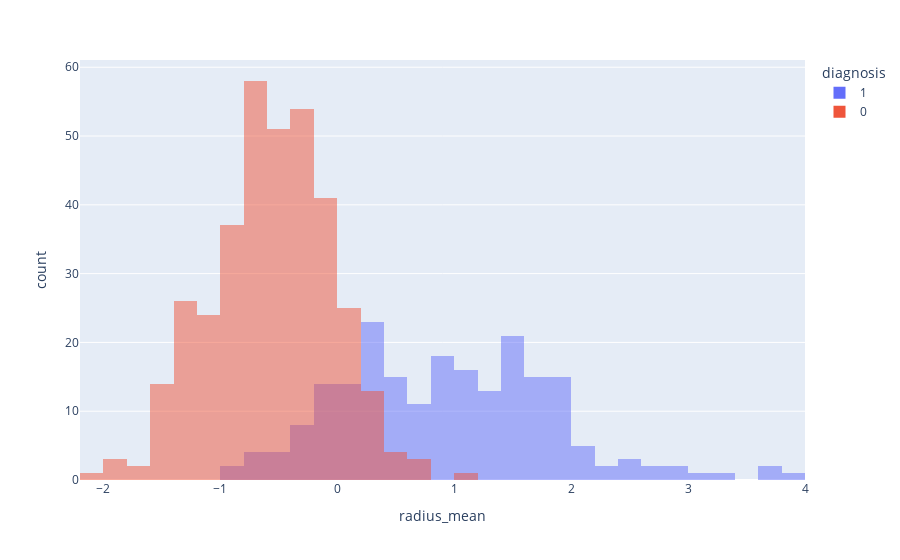

The code cell stored with this chart in its notebook:
### Markdown cell above
## 📊 Exploratory Data Analysis (EDA)
* Visualize class distribution using a bar chart.
* Plot histograms of selected features (e.g., radius, area).
* Create a heatmap of feature correlations to identify multicollinearity.
* Use boxplots or violin plots to detect outliers and feature spread.

### Code cell
# Histogram of radius_mean by diagnosis
px.histogram(df_cleaned, x = "radius_mean", color = "diagnosis", barmode = 'overlay')

### Figure 1 — Plotly figure (JSON) as saved in the notebook; plotly's stock layout.template omitted (floating-point values rounded to 4 significant figures; data arrays with more than 128 entries replaced by an {"elided": "..."} marker saying what was removed)
{"data": [{"bingroup": "x", "hovertemplate": "diagnosis=1<br>radius_mean=%{x}<br>count=%{y}<extra></extra>", "legendgroup": "1", "marker": {"color": "#636efa", "opacity": 0.5, "pattern": {"shape": ""}}, "name": "1", "orientation": "v", "showlegend": true, "type": "histogram", "x": {"elided": "212 float values"}, "xaxis": "x", "yaxis": "y"}, {"bingroup": "x", "hovertemplate": "diagnosis=0<br>radius_mean=%{x}<br>count=%{y}<extra></extra>", "legendgroup": "0", "marker": {"color": "#EF553B", "opacity": 0.5, "pattern": {"shape": ""}}, "name": "0", "orientation": "v", "showlegend": true, "type": "histogram", "x": {"elided": "357 float values"}, "xaxis": "x", "yaxis": "y"}], "layout": {"barmode": "overlay", "legend": {"title": {"text": "diagnosis"}, "tracegroupgap": 0}, "margin": {"t": 60}, "xaxis": {"anchor": "y", "domain": [0, 1], "title": {"text": "radius_mean"}}, "yaxis": {"anchor": "x", "domain": [0, 1], "title": {"text": "count"}}}}
